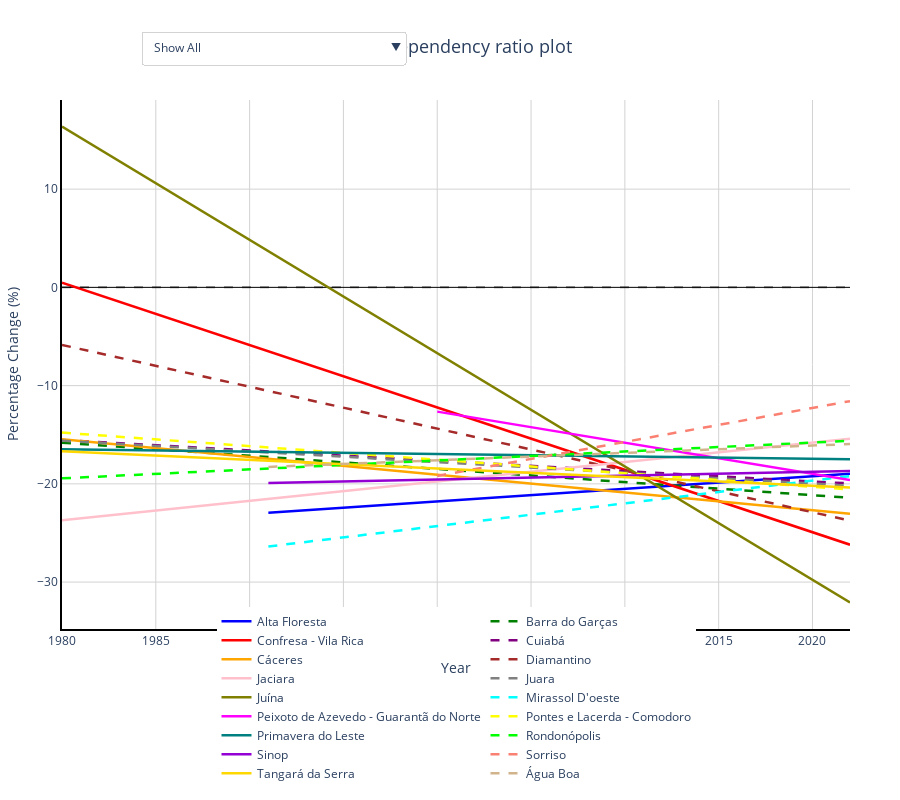

Notebook source saved alongside this figure:
### Code cell
# Young dependency ratio plot
create_interactive_linear_plot(
    r"C:\Users\daves\OneDrive\Pessoal\Acadêmico\Mestrado\Dissertação - Execução\Dissertação\Quadros e gráficos\Table 11.xlsx",
    "Planilha2",
    r"C:/Users/daves/OneDrive/Pessoal/Acadêmico/Mestrado/Dissertação - Execução/Dissertação/Quadros e gráficos/Young_dependency_ratio.html",
    plot_title="Young dependency ratio plot",
    y_zero_line=True,
    show_plot=True
)

### Figure 1 — Plotly figure (JSON) as saved in the notebook; plotly's stock layout.template omitted (floating-point values rounded to 4 significant figures)
{"data": [{"hovertemplate": "<b>Alta Floresta</b><br>Year: %{x}<br>Change: %{y:.2f}%", "line": {"color": "blue", "dash": "solid", "width": 2.5}, "mode": "lines", "name": "Alta Floresta", "type": "scatter", "x": [1991, 2000, 2010, 2022], "y": [-22.95, -21.8, -20.51, -18.97]}, {"hovertemplate": "<b>Barra do Garças</b><br>Year: %{x}<br>Change: %{y:.2f}%", "line": {"color": "green", "dash": "dash", "width": 2.5}, "mode": "lines", "name": "Barra do Garças", "type": "scatter", "x": [1980, 1991, 2000, 2010, 2022], "y": [-15.81, -17.28, -18.48, -19.82, -21.42]}, {"hovertemplate": "<b>Confresa - Vila Rica</b><br>Year: %{x}<br>Change: %{y:.2f}%", "line": {"color": "red", "dash": "solid", "width": 2.5}, "mode": "lines", "name": "Confresa - Vila Rica", "type": "scatter", "x": [1980, 1991, 2000, 2010, 2022], "y": [0.4833, -6.503, -12.22, -18.57, -26.19]}, {"hovertemplate": "<b>Cuiabá</b><br>Year: %{x}<br>Change: %{y:.2f}%", "line": {"color": "purple", "dash": "dash", "width": 2.5}, "mode": "lines", "name": "Cuiabá", "type": "scatter", "x": [1980, 1991, 2000, 2010, 2022], "y": [-15.54, -16.7, -17.64, -18.7, -19.96]}, {"hovertemplate": "<b>Cáceres</b><br>Year: %{x}<br>Change: %{y:.2f}%", "line": {"color": "orange", "dash": "solid", "width": 2.5}, "mode": "lines", "name": "Cáceres", "type": "scatter", "x": [1980, 1991, 2000, 2010, 2022], "y": [-15.45, -17.44, -19.07, -20.88, -23.06]}, {"hovertemplate": "<b>Diamantino</b><br>Year: %{x}<br>Change: %{y:.2f}%", "line": {"color": "brown", "dash": "dash", "width": 2.5}, "mode": "lines", "name": "Diamantino", "type": "scatter", "x": [1980, 1991, 2000, 2010, 2022], "y": [-5.861, -10.54, -14.38, -18.63, -23.74]}, {"hovertemplate": "<b>Jaciara</b><br>Year: %{x}<br>Change: %{y:.2f}%", "line": {"color": "pink", "dash": "solid", "width": 2.5}, "mode": "lines", "name": "Jaciara", "type": "scatter", "x": [1980, 1991, 2000, 2010, 2022], "y": [-23.71, -21.54, -19.75, -17.78, -15.4]}, {"hovertemplate": "<b>Juara</b><br>Year: %{x}<br>Change: %{y:.2f}%", "line": {"color": "gray", "dash": "dash", "width": 2.5}, "mode": "lines", "name": "Juara", "type": "scatter", "x": [1980, 1991, 2000, 2010, 2022], "y": [-15.6, -16.8, -17.79, -18.88, -20.19]}, {"hovertemplate": "<b>Juína</b><br>Year: %{x}<br>Change: %{y:.2f}%", "line": {"color": "olive", "dash": "solid", "width": 2.5}, "mode": "lines", "name": "Juína", "type": "scatter", "x": [1980, 1991, 2000, 2010, 2022], "y": [16.38, 3.687, -6.697, -18.24, -32.08]}, {"hovertemplate": "<b>Mirassol D'oeste</b><br>Year: %{x}<br>Change: %{y:.2f}%", "line": {"color": "cyan", "dash": "dash", "width": 2.5}, "mode": "lines", "name": "Mirassol D'oeste", "type": "scatter", "x": [1991, 2000, 2010, 2022], "y": [-26.37, -24.29, -21.98, -19.21]}, {"hovertemplate": "<b>Peixoto de Azevedo - Guarantã do Norte</b><br>Year: %{x}<br>Change: %{y:.2f}%", "line": {"color": "magenta", "dash": "solid", "width": 2.5}, "mode": "lines", "name": "Peixoto de Azevedo - Guarantã do Norte", "type": "scatter", "x": [2000, 2010, 2022], "y": [-12.65, -15.81, -19.6]}, {"hovertemplate": "<b>Pontes e Lacerda - Comodoro</b><br>Year: %{x}<br>Change: %{y:.2f}%", "line": {"color": "yellow", "dash": "dash", "width": 2.5}, "mode": "lines", "name": "Pontes e Lacerda - Comodoro", "type": "scatter", "x": [1980, 1991, 2000, 2010, 2022], "y": [-14.78, -16.3, -17.54, -18.92, -20.57]}, {"hovertemplate": "<b>Primavera do Leste</b><br>Year: %{x}<br>Change: %{y:.2f}%", "line": {"color": "teal", "dash": "solid", "width": 2.5}, "mode": "lines", "name": "Primavera do Leste", "type": "scatter", "x": [1980, 1991, 2000, 2010, 2022], "y": [-16.49, -16.75, -16.97, -17.21, -17.49]}, {"hovertemplate": "<b>Rondonópolis</b><br>Year: %{x}<br>Change: %{y:.2f}%", "line": {"color": "lime", "dash": "dash", "width": 2.5}, "mode": "lines", "name": "Rondonópolis", "type": "scatter", "x": [1980, 1991, 2000, 2010, 2022], "y": [-19.44, -18.44, -17.62, -16.71, -15.61]}, {"hovertemplate": "<b>Sinop</b><br>Year: %{x}<br>Change: %{y:.2f}%", "line": {"color": "darkviolet", "dash": "solid", "width": 2.5}, "mode": "lines", "name": "Sinop", "type": "scatter", "x": [1991, 2000, 2010, 2022], "y": [-19.91, -19.55, -19.16, -18.68]}, {"hovertemplate": "<b>Sorriso</b><br>Year: %{x}<br>Change: %{y:.2f}%", "line": {"color": "salmon", "dash": "dash", "width": 2.5}, "mode": "lines", "name": "Sorriso", "type": "scatter", "x": [2000, 2010, 2022], "y": [-19.2, -15.73, -11.58]}, {"hovertemplate": "<b>Tangará da Serra</b><br>Year: %{x}<br>Change: %{y:.2f}%", "line": {"color": "gold", "dash": "solid", "width": 2.5}, "mode": "lines", "name": "Tangará da Serra", "type": "scatter", "x": [1980, 1991, 2000, 2010, 2022], "y": [-16.69, -17.65, -18.44, -19.32, -20.38]}, {"hovertemplate": "<b>Água Boa</b><br>Year: %{x}<br>Change: %{y:.2f}%", "line": {"color": "tan", "dash": "dash", "width": 2.5}, "mode": "lines", "name": "Água Boa", "type": "scatter", "x": [1991, 2000, 2010, 2022], "y": [-18.27, -17.6, -16.85, -15.95]}], "layout": {"height": 800, "legend": {"font": {"size": 12}, "orientation": "h", "x": 0.5, "xanchor": "center", "y": -0.3, "yanchor": "bottom"}, "margin": {"b": 150, "l": 50, "r": 50, "t": 100}, "paper_bgcolor": "white", "plot_bgcolor": "white", "shapes": [{"line": {"color": "black", "dash": "dash"}, "opacity": 0.5, "type": "line", "x0": 0, "x1": 1, "xref": "x domain", "y0": 0, "y1": 0, "yref": "y"}], "title": {"font": {"size": 18}, "text": "Young dependency ratio plot", "x": 0.5, "xanchor": "center", "y": 0.95, "yanchor": "top"}, "updatemenus": [{"bgcolor": "white", "bordercolor": "lightgray", "borderwidth": 1, "buttons": [{"args": [{"visible": [true, true, true, true, true, true, true, true, true, true, true, true, true, true, true, true, true, true]}, {"showlegend": true, "title": "Young dependency ratio plot"}], "label": "Show All", "method": "update"}, {"args": [{"visible": [true, false, false, false, false, false, false, false, false, false, false, false, false, false, false, false, false, false]}, {"showlegend": true, "title": "Young dependency ratio plot - Alta Floresta"}], "label": "Alta Floresta", "method": "update"}, {"args": [{"visible": [false, true, false, false, false, false, false, false, false, false, false, false, false, false, false, false, false, false]}, {"showlegend": true, "title": "Young dependency ratio plot - Barra do Garças"}], "label": "Barra do Garças", "method": "update"}, {"args": [{"visible": [false, false, true, false, false, false, false, false, false, false, false, false, false, false, false, false, false, false]}, {"showlegend": true, "title": "Young dependency ratio plot - Confresa - Vila Rica"}], "label": "Confresa - Vila Rica", "method": "update"}, {"args": [{"visible": [false, false, false, true, false, false, false, false, false, false, false, false, false, false, false, false, false, false]}, {"showlegend": true, "title": "Young dependency ratio plot - Cuiabá"}], "label": "Cuiabá", "method": "update"}, {"args": [{"visible": [false, false, false, false, true, false, false, false, false, false, false, false, false, false, false, false, false, false]}, {"showlegend": true, "title": "Young dependency ratio plot - Cáceres"}], "label": "Cáceres", "method": "update"}, {"args": [{"visible": [false, false, false, false, false, true, false, false, false, false, false, false, false, false, false, false, false, false]}, {"showlegend": true, "title": "Young dependency ratio plot - Diamantino"}], "label": "Diamantino", "method": "update"}, {"args": [{"visible": [false, false, false, false, false, false, true, false, false, false, false, false, false, false, false, false, false, false]}, {"showlegend": true, "title": "Young dependency ratio plot - Jaciara"}], "label": "Jaciara", "method": "update"}, {"args": [{"visible": [false, false, false, false, false, false, false, true, false, false, false, false, false, false, false, false, false, false]}, {"showlegend": true, "title": "Young dependency ratio plot - Juara"}], "label": "Juara", "method": "update"}, {"args": [{"visible": [false, false, false, false, false, false, false, false, true, false, false, false, false, false, false, false, false, false]}, {"showlegend": true, "title": "Young dependency ratio plot - Juína"}], "label": "Juína", "method": "update"}, {"args": [{"visible": [false, false, false, false, false, false, false, false, false, true, false, false, false, false, false, false, false, false]}, {"showlegend": true, "title": "Young dependency ratio plot - Mirassol D'oeste"}], "label": "Mirassol D'oeste", "method": "update"}, {"args": [{"visible": [false, false, false, false, false, false, false, false, false, false, true, false, false, false, false, false, false, false]}, {"showlegend": true, "title": "Young dependency ratio plot - Peixoto de Azevedo - Guarantã do Norte"}], "label": "Peixoto de Azevedo - Guarantã do Norte", "method": "update"}, {"args": [{"visible": [false, false, false, false, false, false, false, false, false, false, false, true, false, false, false, false, false, false]}, {"showlegend": true, "title": "Young dependency ratio plot - Pontes e Lacerda - Comodoro"}], "label": "Pontes e Lacerda - Comodoro", "method": "update"}, {"args": [{"visible": [false, false, false, false, false, false, false, false, false, false, false, false, true, false, false, false, false, false]}, {"showlegend": true, "title": "Young dependency ratio plot - Primavera do Leste"}], "label": "Primavera do Leste", "method": "update"}, {"args": [{"visible": [false, false, false, false, false, false, false, false, false, false, false, false, false, true, false, false, false, false]}, {"showlegend": true, "title": "Young dependency ratio plot - Rondonópolis"}], "label": "Rondonópolis", "method": "update"}, {"args": [{"visible": [false, false, false, false, false, false, false, false, false, false, false, false, false, false, true, false, false, false]}, {"showlegend": true, "title": "Young dependency ratio plot - Sinop"}], "label": "Sinop", "method": "update"}, {"args": [{"visible": [false, false, false, false, false, false, false, false, false, false, false, false, false, false, false, true, false, false]}, {"showlegend": true, "title": "Young dependency ratio plot - Sorriso"}], "label": "Sorriso", "method": "update"}, {"args": [{"visible": [false, false, false, false, false, false, false, false, false, false, false, false, false, false, false, false, true, false]}, {"showlegend": true, "title": "Young dependency ratio plot - Tangará da Serra"}], "label": "Tangará da Serra", "method": "update"}, {"args": [{"visible": [false, false, false, false, false, false, false, false, false, false, false, false, false, false, false, false, false, true]}, {"showlegend": true, "title": "Young dependency ratio plot - Água Boa"}], "label": "Água Boa", "method": "update"}], "direction": "down", "font": {"size": 12}, "pad": {"r": 10, "t": 10}, "showactive": true, "x": 0.1, "xanchor": "left", "y": 1.15, "yanchor": "top"}], "xaxis": {"gridcolor": "lightgray", "gridwidth": 1, "linecolor": "black", "linewidth": 2, "showgrid": true, "showline": true, "title": {"text": "Year"}, "zeroline": false}, "yaxis": {"gridcolor": "lightgray", "gridwidth": 1, "linecolor": "black", "linewidth": 2, "showgrid": true, "showline": true, "title": {"text": "Percentage Change (%)"}, "zeroline": true, "zerolinecolor": "black", "zerolinewidth": 1}}}
